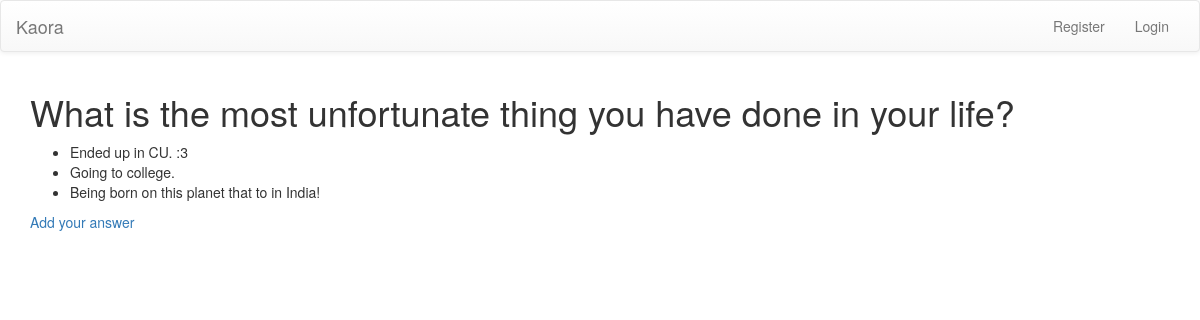
The page /quora/1 on the database its author committed.
### quora/models.py (models this page shows, shortened)
class Question(models.Model):
    author = models.ForeignKey('auth.User')
    question_text = models.CharField(max_length=250)
    created_date = models.DateTimeField(default=timezone.now)
    published_date = models.DateTimeField(blank=True, null=True)

class Answer(models.Model):
    question = models.ForeignKey(Question, on_delete=models.CASCADE)
    answer_text = models.TextField()
    answered_date = models.DateTimeField(default=timezone.now)

### quora/views.py (the view)
# urls.py: url(r'^(?P<pk>[0-9]+)$', AnswersList.as_view(), name='answers'),
class AnswersList(DetailView):
    model = Question
    template_name = 'quora/answer_list.html'

### quora/templates/quora/answer_list.html
{% extends 'quora/base.html' %}
{% block content %}
<h1>{{ question.question_text }}</h1>
<ul>
  {% for answer in question.answer_set.all %}
    <li>{{ answer.answer_text }}</li>
  {% endfor %}
</ul>
<a href="{% url 'answer' pk=question.id %}">Add your answer</a>
{% endblock %}

### rows shown on the page
Question: question_text "What is the most unfortunate thing you have done in your life?"
Answer: answer_text "Ended up in CU. :3"
Answer: answer_text "Going to college."
Answer: answer_text "Being born on this planet that to in India!"
